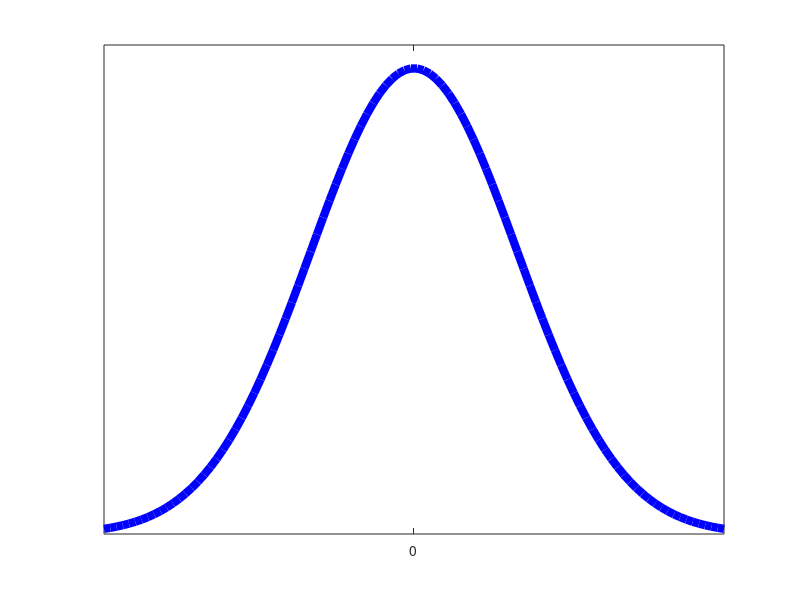

The MATLAB script that drew this image: (Note: this script raises an error after producing the figure.)
%% SE
x = linspace(-3, 3);
y = exp(-x.^2 / 2);

plot(x, y, 'b', 'LineWidth', 6);
axis([-3,3,0,1.05]);

set(gca,'YTick',[]);
set(gca,'XTick', [0]);

ax = gca;
ax.XTickLabel = {''};

%% SE w/ different l's

x = linspace(-3, 3);

clf;
hold on;
for l = 0.5:0.5:1.5
    y = exp(-x.^2 / (2*l^2));

    plot(x, y, 'LineWidth', 6);    
end

axis([-3,3,0,1.05]);

set(gca,'YTick',[]);
set(gca,'XTick', [0]);

ax = gca;
ax.XTickLabel = {''};
hold off;

%% Linear
c = -1;

x = linspace(-3, 3);
y = -c .* (x - c);

plot(x, y, 'b', 'LineWidth', 6);
%axis([0,1,0,1]);

%set(gca,'YTick',[]);
%set(gca,'XTick', [0]);

ax = gca;
%ax.XTickLabel = {''};